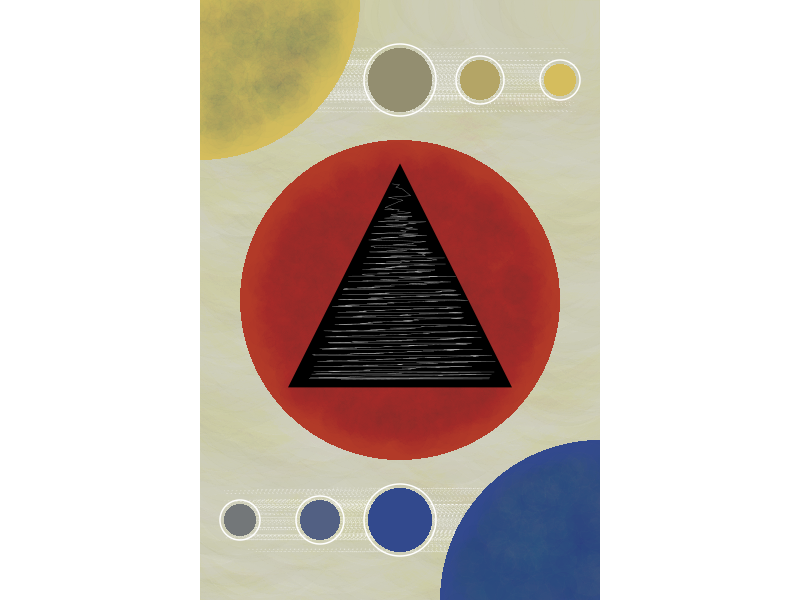

This figure's R source:
#Genuary 27 2023 - In the Style of Hilma Af Klint

#=============================================================================#
#Library Load-in---------------------------------------------------------------
#=============================================================================#
library(dplyr) #Data wrangling
library(purrr) #Iterations
library(sp) #Polygon filtering
library(ggplot2) #Plotting

#=============================================================================#
#Data Set-up-------------------------------------------------------------------
#=============================================================================#

#Background COlor#
background <- "#F7F5EB"
  
#Overall texture data#
texture <- tibble(x = seq(0,10, length = 100),
                  y = seq(0,15, length = 100)) |>
  expand.grid()

#Angles to be used for all circles#
theta <- seq(0,2*pi, length = 100)

#Main red circle#
main_piece <- tibble(x = (cos(theta) * 4) + 5,
                     y = (sin(theta) * 4) + 7.5,
                     group = "circle",
                     fill = "#B23A28")

#Circle hell to account for texture jitter#
main_piece_text_shell <- tibble(x = (cos(theta) * 3.5) + 5,
                                y = (sin(theta) * 3.5) + 7.5)

#Texture for main circle#
main_texture <- texture |>
  mutate(x = jitter(x, amount = .4),
         y = jitter(y, amount = .4),
         logic = point.in.polygon(x,y, main_piece_text_shell$x, main_piece_text_shell$y)) |>
  filter(logic == 1)

#Main triangle#
tri_main <- tibble(x = c(2.5,7.5,5,2.5),
                   y = c(5.5,5.5,10.5,5.5)) 

#Triangle texture#
tri_texture <- texture |>
  mutate(x = jitter(x, amount = .4),
         y = jitter(y, amount = .4),
         logic = sp::point.in.polygon(x,y, tri_main$x, tri_main$y)) |>
  filter(logic == 1)

#Right circle data#
right_circle <- tibble(x = (cos(theta) * 4) + 10,
                       y = (sin(theta) * 4),
                       group = "circle",
                       fill = "#32498D")

#Left circle data#
left_circle <- tibble(x = (cos(theta) * 4),
                      y = (sin(theta) * 4 + 15),
                      group = "circle",
                      fill = "#D5BD5D")

#Shells and textures for the side circles#
left_shell <- tibble(x = (cos(theta) * 3.5),
                     y = (sin(theta) * 3.5 + 15))

left_texture <- texture |>
  mutate(x = jitter(x, amount = .4),
         y = jitter(y, amount = .4),
         logic = sp::point.in.polygon(x,y, left_shell$x, left_shell$y)) |>
  filter(logic == 1)

right_shell <- tibble(x = (cos(theta) * 3.5 + 10),
                      y = (sin(theta) * 3.5))

right_texture <- texture |>
  mutate(x = jitter(x, amount = .4),
         y = jitter(y, amount = .4),
         logic = sp::point.in.polygon(x,y, right_shell$x, right_shell$y)) |>
  filter(logic == 1)

# Smaller circle settings#
radis <- c(.8,.5,.4,.8,.5,.4)
borders <- radis + .1
xs <- c(5,3,1,5,7,9)
ys <- c(rep(2,3), rep(13,3))
colors_circles <- colorRampPalette(c("#32498D", "#D5BD5D"))(6)

circle_opts <- list(radis,
                    borders,
                    xs,
                    ys,
                    colors_circles)

#smaller circle data compilation#
blue_circles <- pmap_df(circle_opts, ~tibble(x = (cos(theta)*..1) + ..3,
                                             y = (sin(theta)*..1) + ..4,
                                             fill = ..5,
                                             group = paste0("group_",..5)))

#smaller circle border data compilation#
border_circles <- pmap_df(circle_opts, ~tibble(x = (cos(theta)*..2) + ..3,
                                               y = (sin(theta)*..2) + ..4,
                                               color = "#ffffff",
                                               group = paste0("group_",..5,"circle")))

#=============================================================================#
#Final Piece-------------------------------------------------------------------
#=============================================================================#

texture |>
  ggplot(aes(x,y))+
  theme_void()+
  theme(plot.background = element_rect(fill = background))+
  geom_point(color = sample(colorRampPalette(c("#EAE0DA","#B7B78A","#F7F5EB"))(10),nrow(texture), replace = TRUE),
             position = position_jitter(width = .6, height = .5),
             size = sample(seq(25,45, length = nrow(texture))),
             alpha = .05)+
  geom_polygon(data = blue_circles, aes(sample(x), sort(y), group = group), 
               fill = NA, color = "white", 
               linetype = 3, 
               linewidth = .1, 
               alpha = .3)+
  geom_polygon(data = main_piece, aes(group = group), 
               fill = main_piece$fill)+
  geom_point(data = main_texture,
             color = sample(colorRampPalette(c("#B23A28","#5C1F15","#BF5836"))(10),nrow(main_texture), replace = TRUE),
             size = sample(seq(2,15, length = nrow(main_texture))),
             alpha = .01)+
  geom_polygon(data = tri_main, 
               fill = "#000000", 
               color = "#000000", 
               linewidth = 5, 
               linejoin = "mitre")+
  geom_path(data = tri_texture, aes(x,sort(y)), 
            color = "#ffffff", 
            alpha = .7, 
            linewidth = .1)+
  geom_polygon(data = right_circle, aes(group = group), 
               fill = right_circle$fill)+
  geom_polygon(data = left_circle, aes(group = group), 
               fill = left_circle$fill)+
  geom_point(data = left_texture,
             color = sample(colorRampPalette(c("#D5BD5D","#649D7A","#377B70", "#32498D"))(10),nrow(left_texture), replace = TRUE),
             size = sample(seq(2,15, length = nrow(left_texture))),
             alpha = .01)+
  geom_point(data = right_texture,
             color = sample(colorRampPalette(rev(c("#D5BD5D","#649D7A","#377B70", "#32498D")))(10),nrow(right_texture), replace = TRUE),
             size = sample(seq(2,15, length = nrow(right_texture))),
             alpha = .01)+
  geom_polygon(data = blue_circles, aes(group = group), 
               fill = blue_circles$fill)+
  geom_path(data = border_circles, aes(group = group), 
            color = border_circles$color)+
  coord_equal(expand = FALSE, 
              xlim = c(0,10), 
              ylim = c(0,15))

#To save the output:
# ggsave("images/27.png",
#        device = "png",
#        dpi = 300,
#        bg = "transparent")
